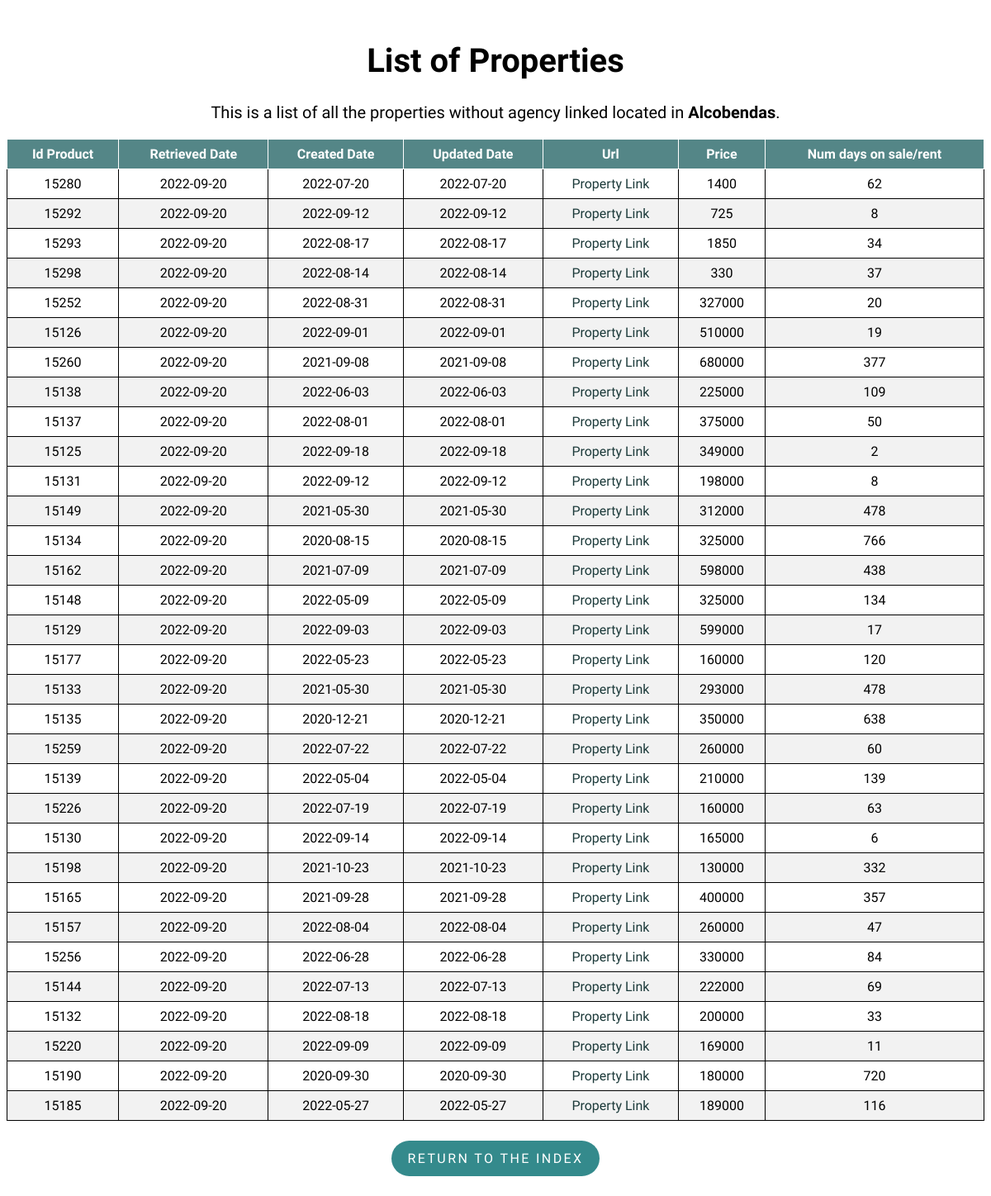
Page /property/Alcobendas on the committed database.
### flask-app/read_db.py (models this page shows)
class Property(db.Model):
    __tablename__ = 'properties'
    id_product = db.Column(db.Integer, primary_key=True)
    retrieved_date = db.Column(db.Date)
    created_date = db.Column(db.Date)
    url = db.Column(db.Text)
    mobile = db.Column(db.Integer)
    agency = db.Column(db.Text)
    real_estate_id = db.Column(db.Integer)
    price = db.Column(db.Integer)
    type_id = db.Column(db.Integer)
    trans_type_id = db.Column(db.Integer)
    location = db.Column(db.Text)
    num_days = db.Column(db.Integer)
    updated_date = db.Column(db.Date)

### flask-app/read_db.py (the view)
@app.route('/property/<location>', methods=['GET', 'POST'])
def property(location):
    properties = Property.query.filter_by(
        type_id=1, location=location).order_by(Property.url).distinct()
    return render_template('list.html', properties=properties, location=location)

### flask-app/templates/list.html (shortened to what this page needs)
<!DOCTYPE html>
<html lang="en">
<head>
    <link rel="stylesheet" type="text/css" href="{{ url_for('static', filename='styles/style.css') }}">
    <link rel="stylesheet" type="text/css" href="{{ url_for('static', filename='styles/tablesort.css') }}">
</head>
<body>
    <h1 class="list_header" style="font-size:40px;">List of Properties</h1>
    <p class="list_header" style="margin-top: 25px;font-size:20px;">This is a list of all the properties without agency linked located in
        <strong>{{ location }}</strong>.
    </p>
    <table class="table table-sortable">
        <thead>
            <tr>
                <th>Id Product</th>
                <th>Retrieved Date</th>
                <th>Created Date</th>
                <th>Updated Date</th>
                <th>Url</th>
                <th>Price</th>
                <th>Num days on sale/rent</th>
            </tr>
        </thead>
        <tbody>
            {% for property in properties %}
            <tr>
                <td>{{ property.id_product }}</td>
                <td>{{ property.retrieved_date }}</td>
                <td>{{ property.created_date }}</td>
                <td>{{ property.updated_date }}</td>
                <td>
                    <a class="property_link" href={{ property.url }}>Property Link</a>
                </td>
                <td><a>{{ property.price }}</a></td>
                <td>{{ property.num_days }}</td>
            </tr>
            {% endfor %}
        </tbody>
    </table>
    <div class = "btn_container">
        <p class="return_btn"><a class = "btn_link" href="{{ url_for('index') }}">Return to the index</a></p>
    </div>
</body>
</html>

### flask-app/static/styles/style.css (style rules this page uses)
body { font-family: 'Muli','Open Sans','Open Sans-fallback',sans-serif; }
table, th, td { border: 1px solid; }
table { width: 100%; border-collapse: collapse; }
th, td { text-align: center; padding: 8px; }
tr:nth-child(even) { background-color: #f2f2f2 }
th { background-color: rgb(84, 134, 135); color: white; }
.index_header, .list_header { margin-top: 50px; text-align: center; }
a.property_link { text-decoration: none; }
a.property_link:link, a.property_link:visited { color: rgb(28, 58, 58); }
.return_btn { display: inline-block; padding: .75rem 1.25rem; border-radius: 10rem; text-transform: uppercase; font-size: 1rem; letter-spacing: .15rem; transition: all .3s; position: relative; overflow: hidden; z-index: 1; background-color: rgb(52, 138, 140); }
.btn_link { text-decoration: none; color: #fff; }
.btn_container { margin-top: 8px; display: flex; justify-content: center; align-items: center; }

### flask-app/static/styles/tablesort.css (style rules this page uses)
.table-sortable th { cursor: pointer; }

### rows in the picture
Property: id_product "15280", retrieved_date "2022-09-20", created_date "2022-07-20", updated_date "2022-07-20", price "1400", num_days "62"
Property: id_product "15292", retrieved_date "2022-09-20", created_date "2022-09-12", updated_date "2022-09-12", price "725", num_days "8"
Property: id_product "15293", retrieved_date "2022-09-20", created_date "2022-08-17", updated_date "2022-08-17", price "1850", num_days "34"
Property: id_product "15298", retrieved_date "2022-09-20", created_date "2022-08-14", updated_date "2022-08-14", price "330", num_days "37"
Property: id_product "15252", retrieved_date "2022-09-20", created_date "2022-08-31", updated_date "2022-08-31", price "327000", num_days "20"
Property: id_product "15126", retrieved_date "2022-09-20", created_date "2022-09-01", updated_date "2022-09-01", price "510000", num_days "19"
Property: id_product "15260", retrieved_date "2022-09-20", created_date "2021-09-08", updated_date "2021-09-08", price "680000", num_days "377"
Property: id_product "15138", retrieved_date "2022-09-20", created_date "2022-06-03", updated_date "2022-06-03", price "225000", num_days "109"
Property: id_product "15137", retrieved_date "2022-09-20", created_date "2022-08-01", updated_date "2022-08-01", price "375000", num_days "50"
Property: id_product "15125", retrieved_date "2022-09-20", created_date "2022-09-18", updated_date "2022-09-18", price "349000", num_days "2"
Property: id_product "15131", retrieved_date "2022-09-20", created_date "2022-09-12", updated_date "2022-09-12", price "198000", num_days "8"
Property: id_product "15149", retrieved_date "2022-09-20", created_date "2021-05-30", updated_date "2021-05-30", price "312000", num_days "478"
Property: id_product "15134", retrieved_date "2022-09-20", created_date "2020-08-15", updated_date "2020-08-15", price "325000", num_days "766"
Property: id_product "15162", retrieved_date "2022-09-20", created_date "2021-07-09", updated_date "2021-07-09", price "598000", num_days "438"
Property: id_product "15148", retrieved_date "2022-09-20", created_date "2022-05-09", updated_date "2022-05-09", price "325000", num_days "134"
Property: id_product "15129", retrieved_date "2022-09-20", created_date "2022-09-03", updated_date "2022-09-03", price "599000", num_days "17"
Property: id_product "15177", retrieved_date "2022-09-20", created_date "2022-05-23", updated_date "2022-05-23", price "160000", num_days "120"
Property: id_product "15133", retrieved_date "2022-09-20", created_date "2021-05-30", updated_date "2021-05-30", price "293000", num_days "478"
Property: id_product "15135", retrieved_date "2022-09-20", created_date "2020-12-21", updated_date "2020-12-21", price "350000", num_days "638"
Property: id_product "15259", retrieved_date "2022-09-20", created_date "2022-07-22", updated_date "2022-07-22", price "260000", num_days "60"
Property: id_product "15139", retrieved_date "2022-09-20", created_date "2022-05-04", updated_date "2022-05-04", price "210000", num_days "139"
Property: id_product "15226", retrieved_date "2022-09-20", created_date "2022-07-19", updated_date "2022-07-19", price "160000", num_days "63"
Property: id_product "15130", retrieved_date "2022-09-20", created_date "2022-09-14", updated_date "2022-09-14", price "165000", num_days "6"
Property: id_product "15198", retrieved_date "2022-09-20", created_date "2021-10-23", updated_date "2021-10-23", price "130000", num_days "332"
Property: id_product "15165", retrieved_date "2022-09-20", created_date "2021-09-28", updated_date "2021-09-28", price "400000", num_days "357"
Property: id_product "15157", retrieved_date "2022-09-20", created_date "2022-08-04", updated_date "2022-08-04", price "260000", num_days "47"
Property: id_product "15256", retrieved_date "2022-09-20", created_date "2022-06-28", updated_date "2022-06-28", price "330000", num_days "84"
Property: id_product "15144", retrieved_date "2022-09-20", created_date "2022-07-13", updated_date "2022-07-13", price "222000", num_days "69"
Property: id_product "15132", retrieved_date "2022-09-20", created_date "2022-08-18", updated_date "2022-08-18", price "200000", num_days "33"
Property: id_product "15220", retrieved_date "2022-09-20", created_date "2022-09-09", updated_date "2022-09-09", price "169000", num_days "11"
Property: id_product "15190", retrieved_date "2022-09-20", created_date "2020-09-30", updated_date "2020-09-30", price "180000", num_days "720"
Property: id_product "15185", retrieved_date "2022-09-20", created_date "2022-05-27", updated_date "2022-05-27", price "189000", num_days "116"

### other values in the picture
{{ location }} "Alcobendas"
